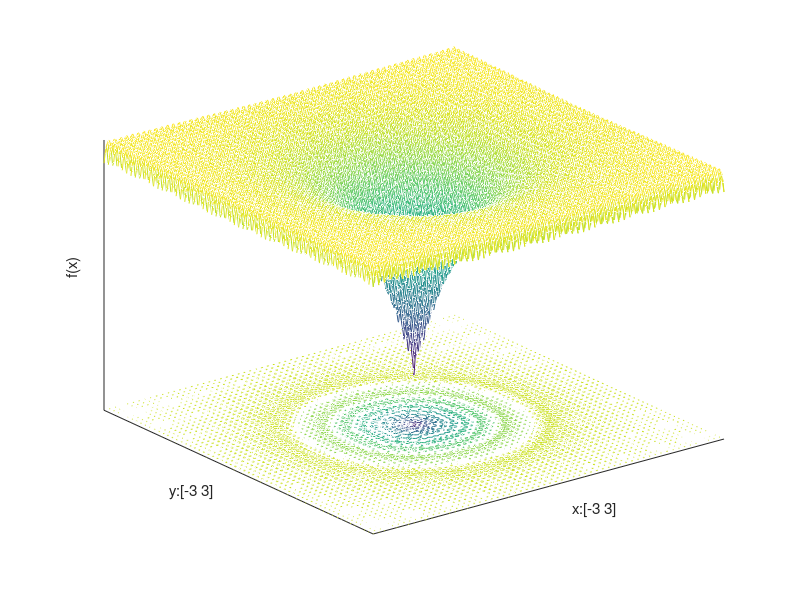

Write the MATLAB code that produced this figure.
function AckleyPlot

xlimits = [-30 30];
dx = (xlimits(2) - xlimits(1)) / 250;
N = floor((xlimits(2) - xlimits(1)) / dx) + 1;
obj = zeros(N, N);
i = 0;
for x = xlimits(1) : dx : xlimits(2)
    i = i + 1;
    k = 0;
    for y = xlimits(1) : dx : xlimits(2)
        k = k + 1;
        sum1 = x^2 + y^2;
        sum2 = cos(2*pi*x) + cos(2*pi*y);
        obj(i,k) = 20 + exp(1) - 20 * exp(-0.2*sqrt(sum1/2)) - exp(sum2/2);
    end
end
close all;
[x, y] = meshgrid(xlimits(1) : dx : xlimits(2));
meshc(x,y,obj);
zlabel('f(x)')
xlabel('x:[-3 3]')
ylabel('y:[-3 3]')
set(gca, 'XTick', [])
set(gca, 'YTick', [])
set(gca, 'ZTick', [])
temp = axis;
axis([xlimits, xlimits, temp(5), max(max(obj))])